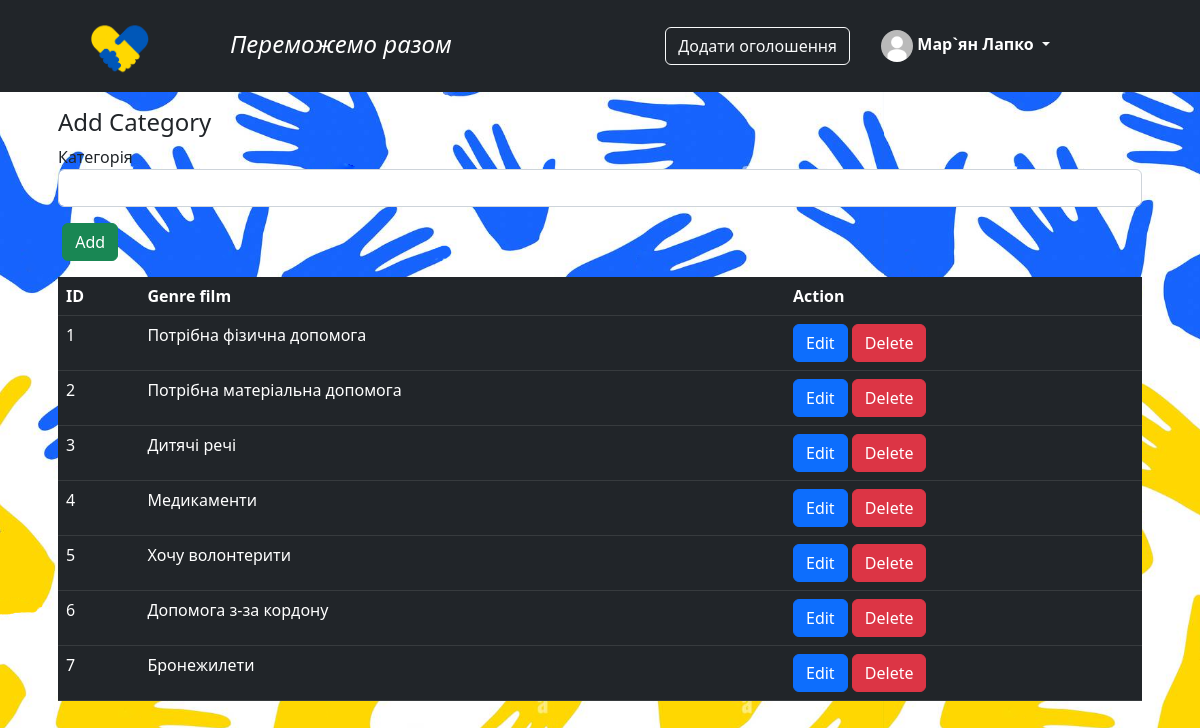
Page /post/category_crud (signed in) on the committed database.
### app/auth/models.py (models this page shows, shortened)
class User(db.Model, UserMixin):
    id = db.Column(db.Integer, primary_key=True)
    username = db.Column(db.String(20), unique=True, nullable=False)
    email = db.Column(db.String(120), unique=True, nullable=False)
    password = db.Column(db.String(60), nullable=False)
    image_file = db.Column(db.String(60), nullable=False, default='../static/profile_pictures/default.jpg')
    about_me = db.Column(db.Text, nullable=True)
    last_date = db.Column(db.DateTime, default=db.func.now())

### app/posts/models.py (models this page shows)
class Categorypost(db.Model):
    id = db.Column(db.Integer, primary_key=True)
    category = db.Column(db.String(60), nullable=False)
    post = db.relationship('Posts', backref='category', lazy=True)

### app/posts/view.py (the view)
@post_blueprint.route('/category_crud', methods=['GET', 'POST'])
def category_crud():
    form = CategoryForm()
    if form.validate_on_submit():
        category = Categorypost(category=form.name.data)
        db.session.add(category)
        db.session.commit()
        return redirect(url_for('.category_crud'))
    categories = Categorypost.query.all()
    return render_template('category_crud.html', categories=categories, form=form)

### app/posts/forms.py
class CategoryForm(FlaskForm):
    name = StringField('Категорія', validators=[DataRequired(), Length(min=0, max=120)])
    submit = SubmitField('')

### app/auth/models.py (called while the page is built)
@login_manager.user_loader
def user_loader(user_id):
    return User.query.get(int(user_id))

### app/posts/templates/category_crud.html (shortened to what this page needs)
{% from "_render_field.html" import render_field %}
{% extends 'base.html' %}
{% block content %}
<div class="container">
    <div class="row">
        <div class="col md-12">
            <div class="jumbotron p-3">
                <div>
                    <div>
                        <h4>Add Category</h4>
                    </div>
                    <div>
                        <form action="{{url_for('post.category_crud')}}" method="POST">
                            <div class="form-group">
                                {{ render_field(form.name, class="form-control") }}
                            </div>
                            <div class="form-group">
                                {{ render_field(form.submit, class="btn btn-success", value="Add") }}
                            </div>
                        </form>
                    </div>
                </div>
                <table class="table table-hover table-dark">
                    <tr>
                        <th>ID</th>
                        <th>Genre film</th>
                        <th>Action</th>
                    </tr>
                    {% for category in categories %}
                    <tr>
                        <td>{{category.id}}</td>
                        <td>{{category.category}}</td>
                        <td>
                            <a href="{{ url_for('post.update_category', id=category.id) }}"
                               class="btn btn-primary btn-xs">Edit</a>
                            <a href="{{ url_for('post.delete_category', id=category.id) }}"
                               class="btn btn-danger btn-xs"
                               onclick="return confirm('Are You Sure To Delete ?')">Delete</a>
                        </td>
                    </tr>
                    {% endfor %}
                </table>
            </div>
        </div>
    </div>
</div>
{% endblock %}

### app/templates/base.html (shortened to what this page needs)
<html>
<head>
    <link href="https://cdn.jsdelivr.net/npm/bootstrap@5.2.2/dist/css/bootstrap.min.css" rel="stylesheet"
>
</head>
<body>
<header class="p-3 text-bg-dark">
    <div class="container">
        <div class="d-flex flex-wrap align-items-center justify-content-center justify-content-lg-start">
            <a href="{{ url_for('post.view_post') }}"
               class="d-flex align-items-center mb-2 mb-lg-0 text-white text-decoration-none">
                <svg class="bi me-2" width="40" height="32"></svg>
                <img src="../static/brand3_11.png" width="60" height="60">
                <h4 class="h4">Переможемо разом</h4>
            </a>
            {% if current_user.is_authenticated %}
                <div style="position: absolute; right: 350px;">
                    <a class="btn btn-outline-light" href="{{ url_for('post.create_post') }}">Додати оголошення</a>
                </div>
            {% else %}
                <div class="div_login">
                    <a class="btn btn-outline-light me-2" href="{{ url_for('auth.login') }}">Вхід</a>
                    <a class="btn btn-warning" href="{{ url_for('auth.signup') }}">Реєстрація</a>
                </div>
            {% endif %}
            {% if current_user.is_authenticated %}
                <div class="show-on-hover dropdown" style="position: absolute; right: 150px;">
                    <a href="#" class="d-block link-light text-decoration-none dropdown-toggle"
                       data-bs-toggle="dropdown"
                       aria-expanded="false">
                        <img src="../static/profile_pics/{{ current_user.image_file }}" alt="mdo" width="32" height="32"
                             class="rounded-circle">
                        <strong class="text-bg-dark">{{ current_user.username }}</strong>
                    </a>
                </div>
            {% endif %}
        </div>
    </div>
</header>
{% block content %}
{% endblock %}
</body>
</html>

### app/templates/base.html (style rules this page uses)
.h4 { position: absolute; top: 30px; left: 230px; font-style: italic; }

### app/posts/templates/category_crud.html (style rules this page uses)
body { background-image: url(../../static/fon_3.png); }

### rows in the picture
User: image_file (placeholder picture), username "Мар`ян Лапко"
Categorypost: id "1", category "Потрібна фізична допомога"
Categorypost: id "2", category "Потрібна матеріальна допомога"
Categorypost: id "3", category "Дитячі речі"
Categorypost: id "4", category "Медикаменти"
Categorypost: id "5", category "Хочу волонтерити"
Categorypost: id "6", category "Допомога з-за кордону"
Categorypost: id "7", category "Бронежилети"

### other values in the picture
{{ field.label }} "Категорія"
